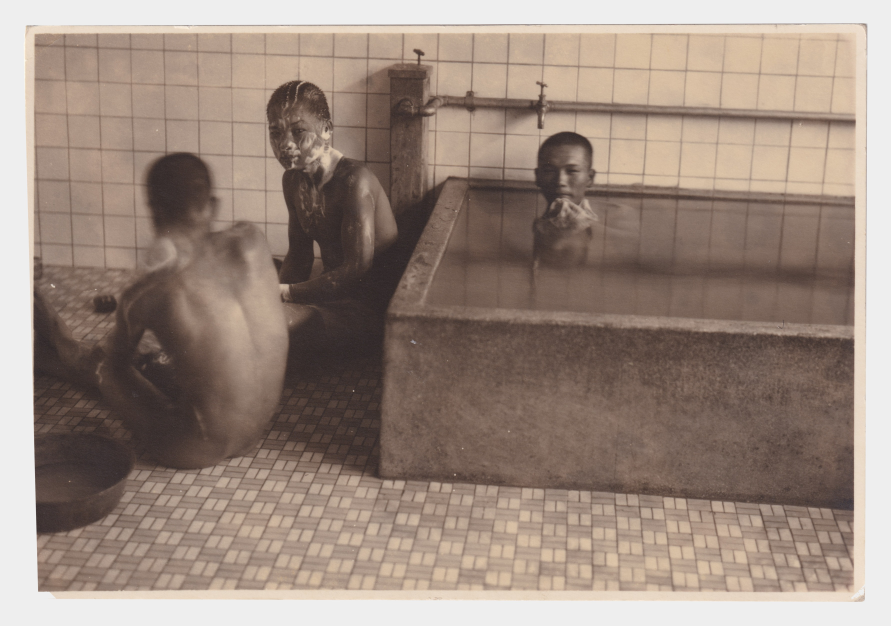
#> input picture src/assets/found/found_01.jpg, 3564 x 2502 px (shown at 1/4 size)
$ python make-ig-posts.py
#> lines starting #> are read from the running program, lines starting #| are printed output that depends on the picture; after the words box and inside, x2 and y2 are one past the last pixel; in counts of white or black regions, pixels touching at a corner belong together
"""Put photos on a fixed light Instagram canvas.

Run from the repo root (needs opencv-python, numpy):
    python3 scripts/make-ig-posts.py                       # Found assets -> _originals_backup/ig/
    python3 scripts/make-ig-posts.py --size 1080x1350      # 4:5 instead of 3:4
    python3 scripts/make-ig-posts.py SRC_DIR OUT_DIR

The flat margin around each photo (the 4 mm, grey 238 margin scripts/process-found-scans.py puts
around every Found print) is trimmed off first, so it is the print itself that is scaled to the
largest size that fits — stopping when one side is --padding from the canvas edge, measured as it
looks in the Instagram app (points on a --view-width screen, not file pixels) — and centred. The canvas is that same grey, so whatever margin colour remains inside the print's
rectangle (worn/rounded corners) merges into it and the print's edge needs no cutting out.

The photo is only resampled (area averaging when shrinking, Lanczos when a small print has to be
enlarged to fill); no other change is made to it.
"""
import argparse, glob, os
import cv2, numpy as np

# Fixed swatch for every post, so the grid reads as one set: the Found assets' margin colour.
BG = 'EEEEEE'

p = argparse.ArgumentParser(description=__doc__, formatter_class=argparse.RawDescriptionHelpFormatter)
p.add_argument('src', nargs='?', default='src/assets/found')
p.add_argument('out', nargs='?', default='_originals_backup/ig')
# 3:4 by default: the profile grid shows posts as 3:4, so a 4:5 post loses ~34 px on each side there.
p.add_argument('--size', default='1080x1440', help='canvas WxH in px (3:4 = 1080x1440, 4:5 = 1080x1350, 1:1 = 1080x1080)')
p.add_argument('--padding', type=float, default=10, help='gap left on the side that fills first, in points as seen in the Instagram app')
p.add_argument('--view-width', type=float, default=390, help='width in points the post is shown at in the app (390 = a standard iPhone)')
p.add_argument('--margin-color', type=int, default=238, help='grey level of the flat margin to trim (-1 = no trim)')
p.add_argument('--bg', default=BG, help=f'background colour, hex RGB (default {BG})')
p.add_argument('--quality', type=int, default=95)
a = p.parse_args()

W, H = map(int, a.size.lower().split('x'))
bg = tuple(int(a.bg[i:i + 2], 16) for i in (4, 2, 0))  # hex RGB -> BGR
# +2: resampling and JPEG ringing spill the photo's edge a pixel or two into the canvas; keep that
# inside the padding too, so every side measures at least the padding
pad = round(a.padding * W / a.view_width)  # app points -> file px (10 pt on a 390 pt screen = 28 px of 1080)
boxW, boxH = W - 2 * (pad + 2), H - 2 * (pad + 2)
os.makedirs(a.out, exist_ok=True)

def print_box(im):
    """Bounding box of the print's body: the largest region that is not flat margin colour, after
    dropping anything thinner than ~1 mm (JPEG noise, specks, and the scanner's shadow line along
    an edge, which can run past the paper's sides). Whatever sticks out past this box is cropped
    off, so nothing ends up closer to the canvas edge than the padding."""
    off = (np.abs(im.astype(np.int16) - a.margin_color).max(2) > 6).astype(np.uint8)
    k = max(5, round(min(im.shape[:2]) / 100))  # ~1 mm on a 600 dpi Found print
    off = cv2.morphologyEx(off, cv2.MORPH_OPEN, np.ones((k, k), np.uint8))
    n, _, st, _ = cv2.connectedComponentsWithStats(off, connectivity=8)
    x, y, w, h, _ = st[1 + int(np.argmax(st[1:, cv2.CC_STAT_AREA]))]
    return slice(y, y + h), slice(x, x + w)

files = sorted(f for f in glob.glob(os.path.join(a.src, '*')) if f.lower().endswith(('.jpg', '.jpeg', '.png')))
if not files: raise SystemExit(f'no images in {a.src}')
for f in files:
    im = cv2.imread(f, cv2.IMREAD_COLOR)
#> im is the input picture: shape (2502, 3564, 3); mean B, G, R 125.9, 137, 154.4
    if a.margin_color >= 0:
        im = im[print_box(im)]
#> in print_box, `off = (np.abs(im.astype(np.int16) - a.margin_color).max(2) > 6).astype..`:
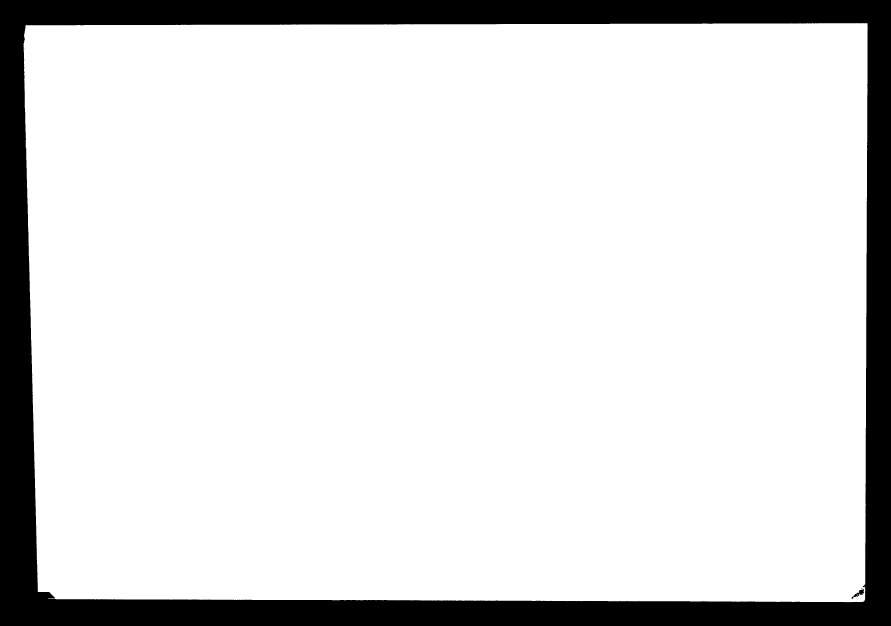
#> off: shape (2502, 3564) (shown at 1/4 size); values 0 (black) and 1 (white), 86.4% white; 6 black regions (4 under 20 px), largest, box (x1, y1, x2, y2) and area: (0, 0, 3564, 2502) 1211403, (3406, 2355, 3456, 2396) 617
#> in print_box, `off = cv2.morphologyEx(off, cv2.MORPH_OPEN, np.ones((k, k), np.uint8))`: off: shape (2502, 3564); values 0 (black) and 1 (white), 86.4% white; 1 black region, box (x1, y1, x2, y2) and area: (0, 0, 3564, 2502) 1214908
#> in print_box, `n, _, st, _ = cv2.connectedComponentsWithStats(off, connectivity=8)`: n = 2; st = [[0, 0, 3564, 2502, 1214908], [96, 93, 3374, 2315, 7702220]]
#> in print_box, `x, y, w, h, _ = st[1 + int(np.argmax(st[1:, cv2.CC_STAT_AREA]))]`: x = 96; y = 93; w = 3374; h = 2315
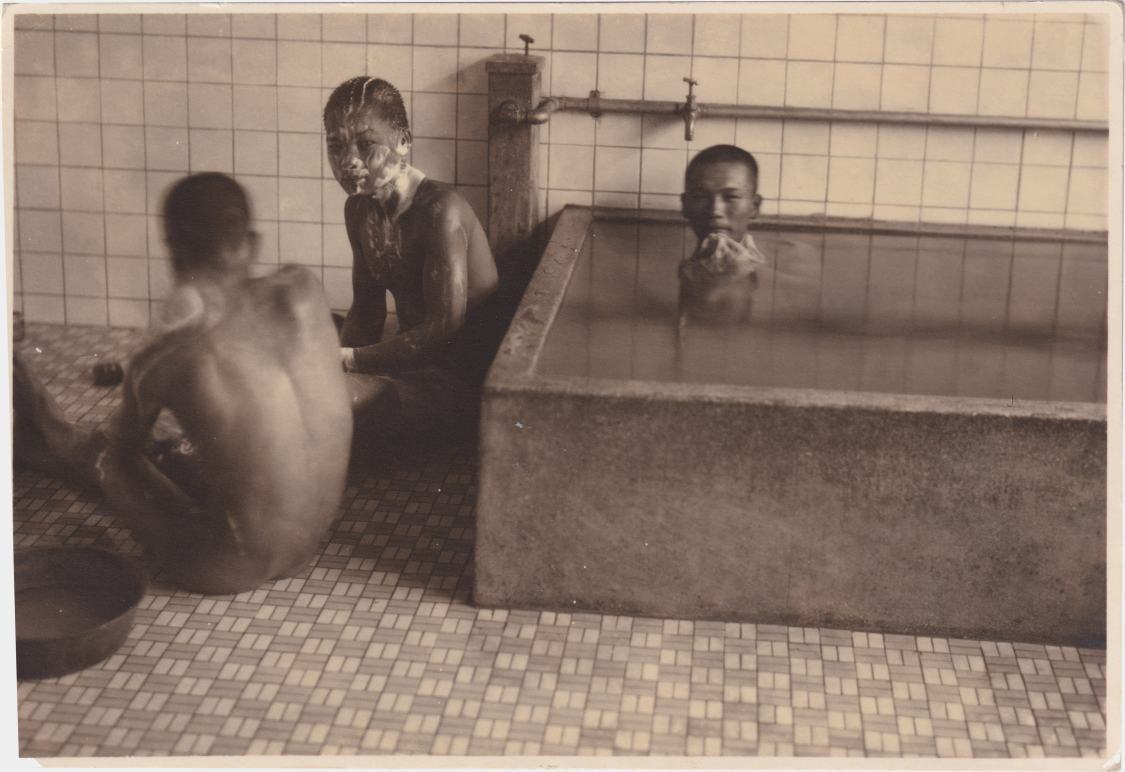
#> im: shape (2315, 3374, 3) (shown at 1/3 size); mean B, G, R 110, 122.7, 142.6
    h, w = im.shape[:2]
#> h = 2315; w = 3374
    scale = min(boxW / w, boxH / h)
#> scale = 0.302
    nw, nh = max(1, int(w * scale)), max(1, int(h * scale))  # floor: never past the box
#> nw = 1019; nh = 699
    photo = cv2.resize(im, (nw, nh), interpolation=cv2.INTER_AREA if scale < 1 else cv2.INTER_LANCZOS4) if (nw, nh) != (w, h) else im
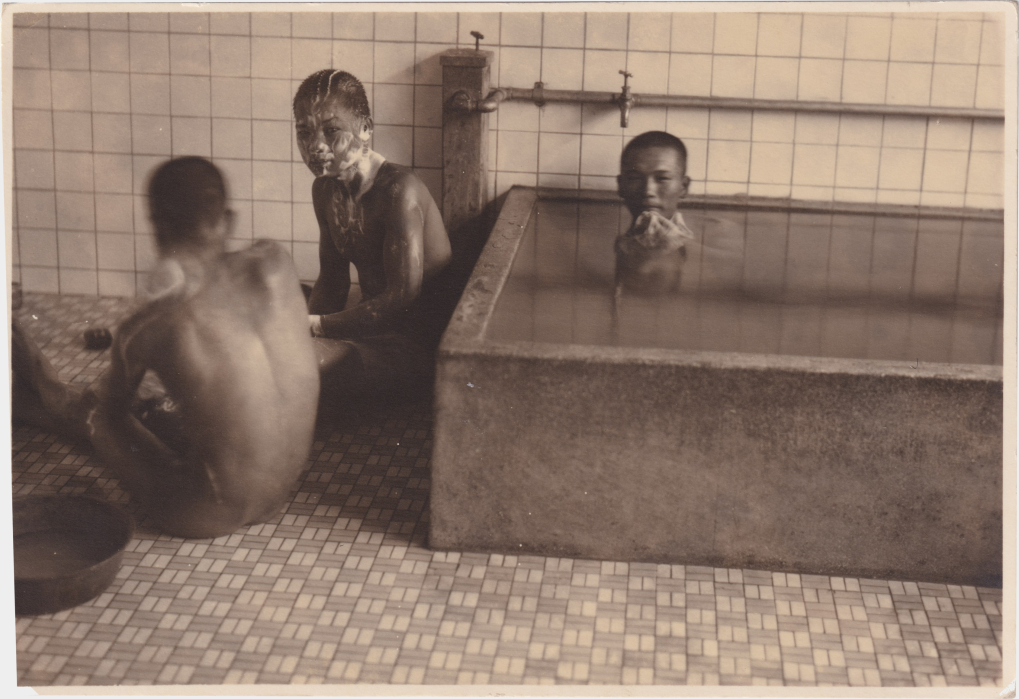
#> photo: shape (699, 1019, 3); mean B, G, R 110, 122.7, 142.6
    canvas = np.full((H, W, 3), bg, np.uint8)
    x, y = (W - nw) // 2, (H - nh) // 2
#> x = 30; y = 370
    canvas[y:y + nh, x:x + nw] = photo
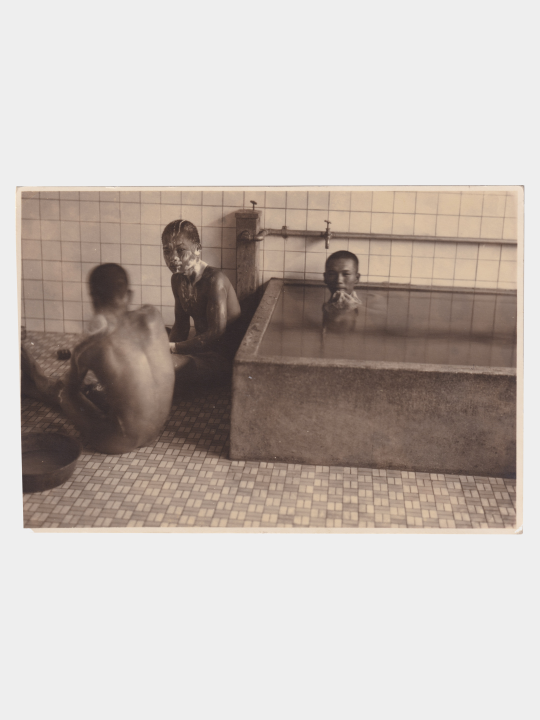
#> canvas: shape (1440, 1080, 3) (shown at 1/2 size); mean B, G, R 179.4, 185.2, 194.3
    name = os.path.splitext(os.path.basename(f))[0] + '.jpg'
    # 4:4:4: the default 4:2:0 chroma subsampling bleeds a colour print's colour ~8 px into the canvas
    cv2.imwrite(os.path.join(a.out, name), canvas, [cv2.IMWRITE_JPEG_QUALITY, a.quality,
                cv2.IMWRITE_JPEG_SAMPLING_FACTOR, cv2.IMWRITE_JPEG_SAMPLING_FACTOR_444])
    print(f'{name}: {w}x{h} -> {nw}x{nh} on {W}x{H}')
#| found_01.jpg: 3374x2315 -> 1019x699 on 1080x1440
#> pass 2 of the loop `for f in files:`:
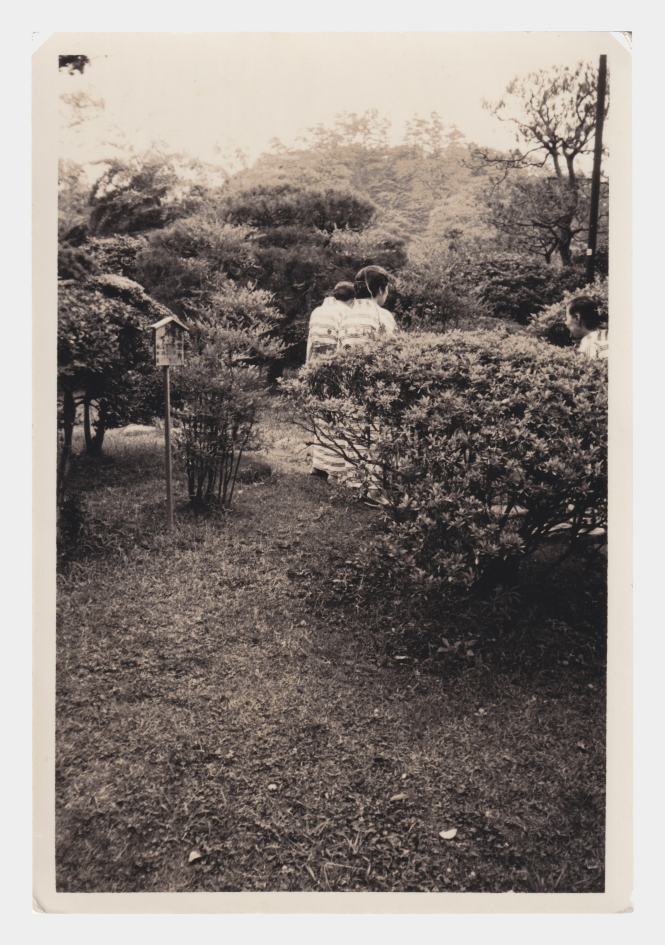
#> input picture src/assets/found/found_02.jpg, 1994 x 2835 px (shown at 1/3 size)
#> im is the input picture: shape (2835, 1994, 3); mean B, G, R 128.1, 133.2, 141.6
#> in print_box (call 2), `off = (np.abs(im.astype(np.int16) - a.margin_color).max(2) > 6).astype..`:
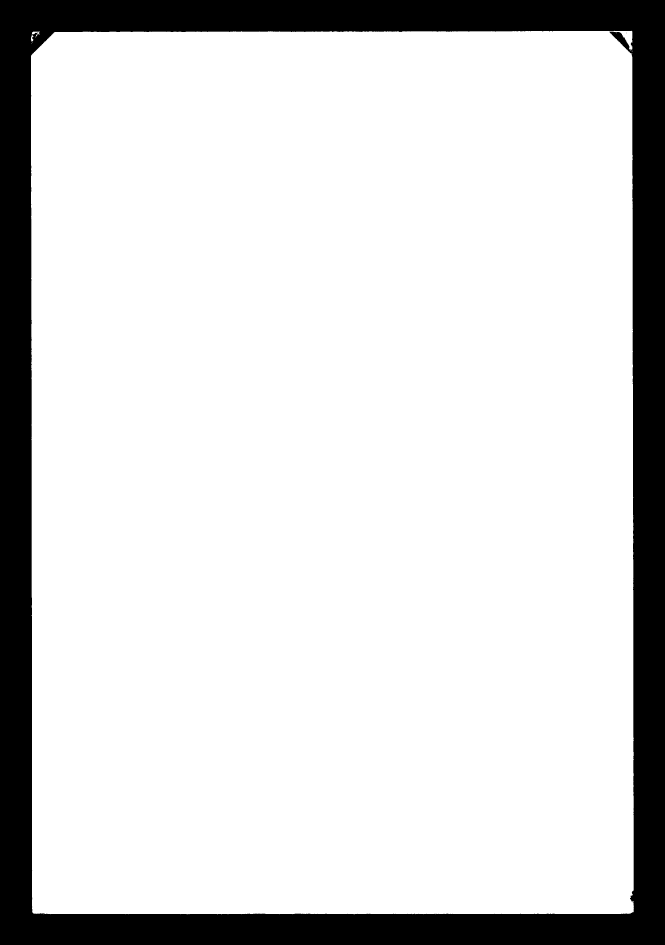
#> off: shape (2835, 1994) (shown at 1/3 size); values 0 (black) and 1 (white), 84.4% white; 3 black regions (2 under 20 px), largest, box (x1, y1, x2, y2) and area: (0, 0, 1994, 2835) 880583
#> st = [[0, 0, 1994, 2835, 883016], [94, 94, 1808, 2649, 4769974]]
#> in print_box (call 2), `x, y, w, h, _ = st[1 + int(np.argmax(st[1:, cv2.CC_STAT_AREA]))]`: x = 94; w = 1808; h = 2649
#> im: shape (2649, 1808, 3)
#> photo: shape (1380, 941, 3)
#> `canvas[y:y + nh, x:x + nw] = photo`:
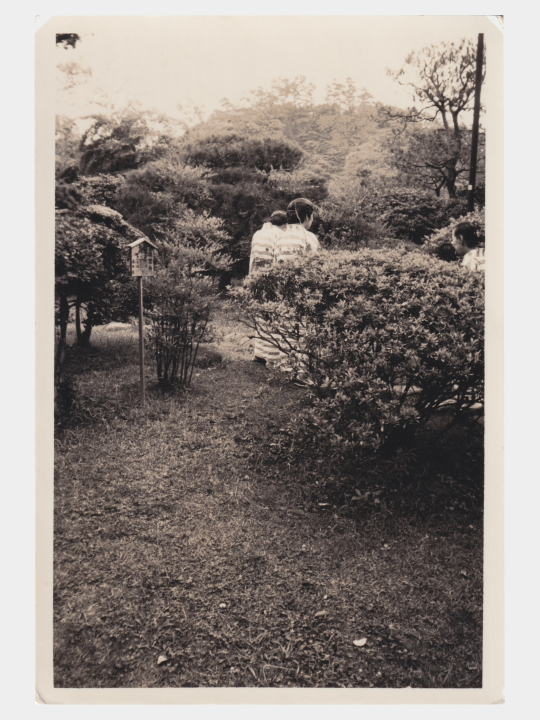
#> canvas: shape (1440, 1080, 3) (shown at 1/2 size); mean B, G, R 129.6, 134.7, 143
#| found_02.jpg: 1808x2649 -> 941x1380 on 1080x1440
#> pass 3 of the loop `for f in files:`:
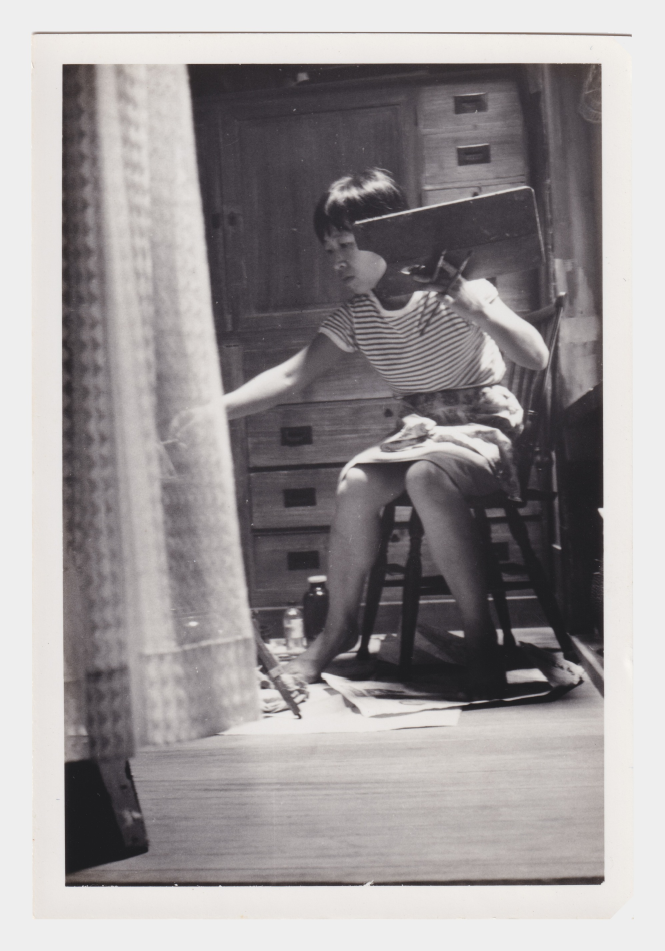
#> input picture src/assets/found/found_03.jpg, 1995 x 2852 px (shown at 1/3 size)
#> im is the input picture: shape (2852, 1995, 3); mean B, G, R 151.9, 151, 155.4
#> in print_box (call 3), `off = cv2.morphologyEx(off, cv2.MORPH_OPEN, np.ones((k, k), np.uint8))`:
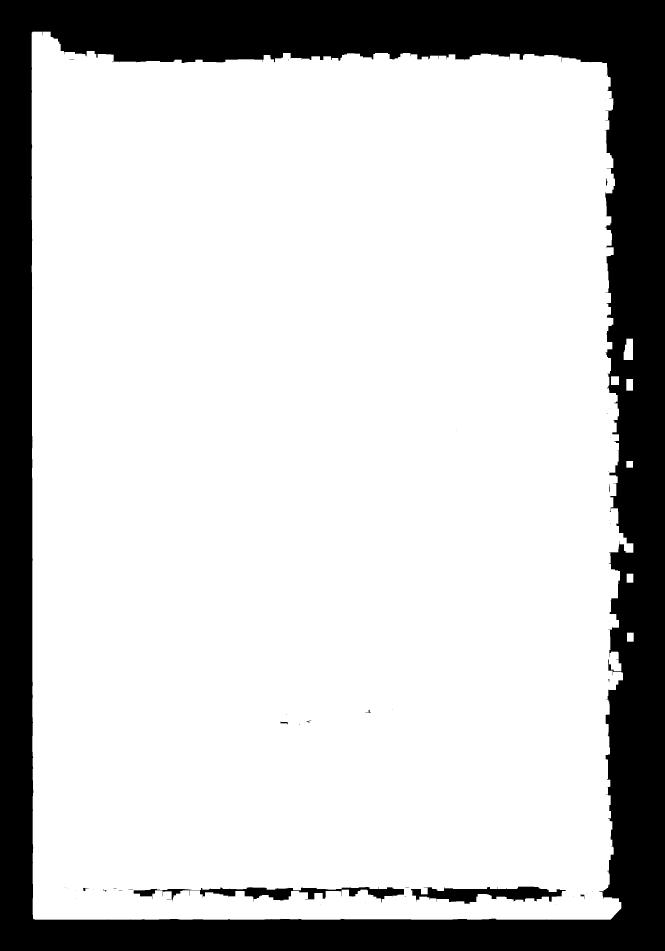
#> off: shape (2852, 1995) (shown at 1/3 size); values 0 (black) and 1 (white), 78.8% white; 46 black regions (35 under 20 px), largest, box (x1, y1, x2, y2) and area: (0, 0, 1995, 2852) 1179907, (401, 2661, 1212, 2707) 13059, (1233, 2660, 1697, 2713) 12852
#> n = 8; st = [[0, 0, 1995, 2852, 1206354], [95, 95, 1805, 2664, 4479011], [1871, 1016, 28, 64, 1571], [1833, 1129, 24, 26, 624], [1879, 1137, 20, 35, 700], [1879, 1383, 20, 20, 400], [1880, 1721, 20, 27, 540], [1881, 1898, 20, 27, 540]]
#> in print_box (call 3), `x, y, w, h, _ = st[1 + int(np.argmax(st[1:, cv2.CC_STAT_AREA]))]`: x = 95; w = 1805; h = 2664
#> im: shape (2664, 1805, 3)
#> photo: shape (1380, 935, 3)
#> `canvas[y:y + nh, x:x + nw] = photo`:
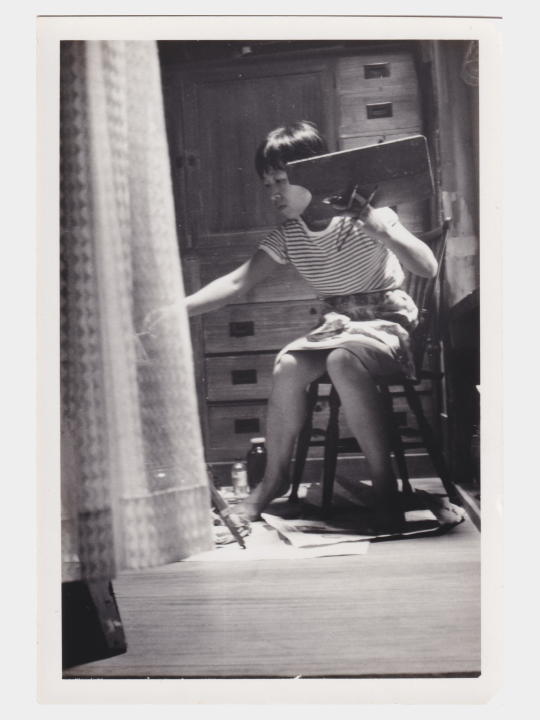
#> canvas: shape (1440, 1080, 3) (shown at 1/2 size); mean B, G, R 153.5, 152.6, 156.9
#| found_03.jpg: 1805x2664 -> 935x1380 on 1080x1440
